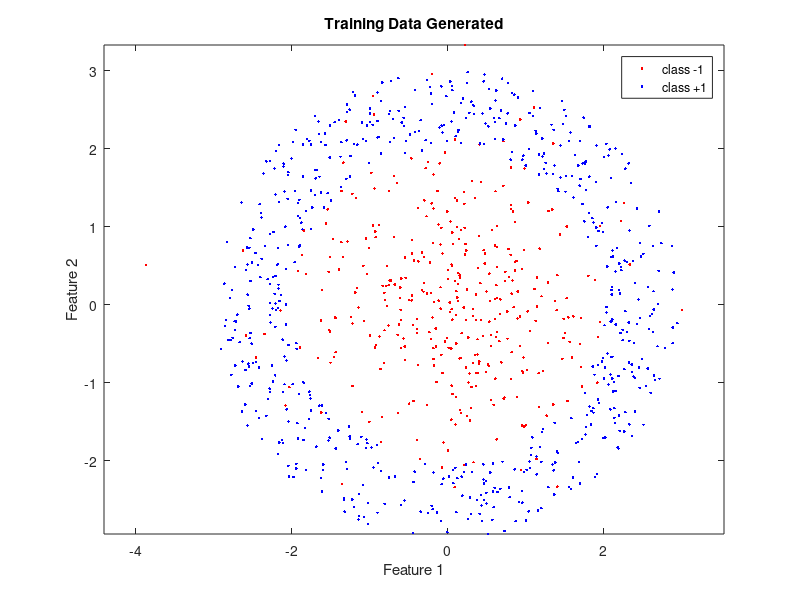

This figure's MATLAB source:
close all; clear all; clc;

N = 1000;
n = 2;
K=10;
p = [0.35, 0.65]; % Class priors [q-, q+]
x = zeros(n, N);

% (1) Generate Training Data

% Class -1 is labelled with 0
% Class +1 is labelled with 1
label = rand(1,N) >= p(1);  % Generate class samples randomly
n_samples = [length(find(label==0)), length(find(label==1))];  % Number of samples in each class
 
% Generate data for class -1
mu = [0;0];
sigma = [1 0;
         0 1];
temp = mvnrnd(mu, sigma, n_samples(1));
x(:, label==0) = transpose(temp);

% Generate data for class +1 
% Multiply the angle random number by 2pi and shift left by pi since its interval is [-pi, +pi]
% Shift the radius random number by 2 since its interval is [2, 3]
angle = (2*pi) * rand(1, n_samples(2)) - pi;
radius = rand(1, n_samples(2)) + 2;
data(1,:) = radius .* sin(angle);
data(2,:) = radius .* cos(angle);
x(:, label==1) = data;

% Plot the generated data
class_one = x(:,label==0);
class_two = x(:,label==1);
figure();
plot(class_one(1,:), class_one(2,:), '.r')
hold on;
plot(class_two(1,:), class_two(2,:), '.b')
axis equal
title('Training Data Generated')
xlabel('Feature 1')
ylabel('Feature 2')
legend('class -1', 'class +1')
hold off;
